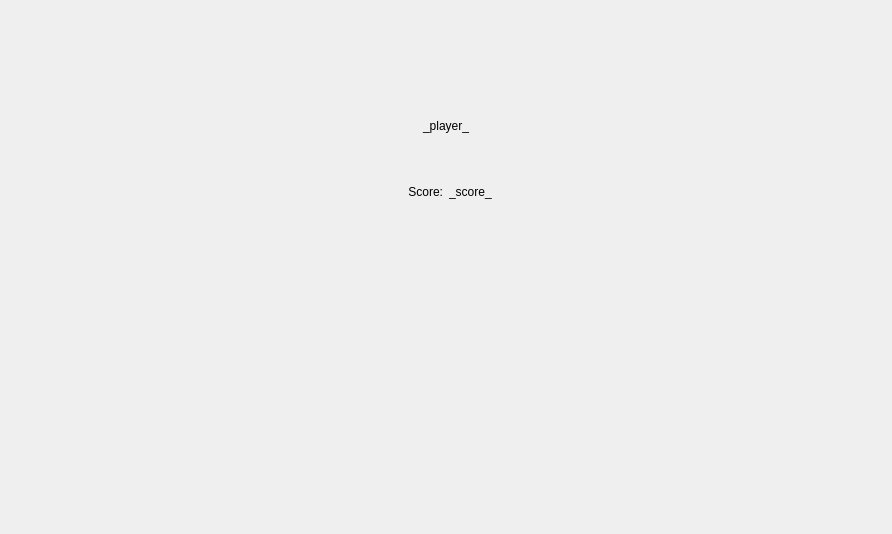
<?xml version="1.0" encoding="UTF-8"?>
<ui version="4.0">
 <class>page_score</class>
 <widget class="QWidget" name="page_score">
  <property name="geometry">
   <rect>
    <x>0</x>
    <y>0</y>
    <width>892</width>
    <height>534</height>
   </rect>
  </property>
  <property name="windowTitle">
   <string>Form</string>
  </property>
  <layout class="QGridLayout" name="gridLayout" rowstretch="2,3,1,4,2">
   <item row="1" column="0">
    <layout class="QHBoxLayout" name="horizontalLayout_3">
     <item>
      <spacer name="horizontalSpacer_10">
       <property name="orientation">
        <enum>Qt::Horizontal</enum>
       </property>
       <property name="sizeHint" stdset="0">
        <size>
         <width>150</width>
         <height>20</height>
        </size>
       </property>
      </spacer>
     </item>
     <item>
      <layout class="QVBoxLayout" name="verticalLayout" stretch="1,1">
       <item>
        <layout class="QHBoxLayout" name="horizontalLayout_2" stretch="2,10,2">
         <item>
          <spacer name="horizontalSpacer_2">
           <property name="orientation">
            <enum>Qt::Horizontal</enum>
           </property>
           <property name="sizeHint" stdset="0">
            <size>
             <width>40</width>
             <height>20</height>
            </size>
           </property>
          </spacer>
         </item>
         <item>
          <widget class="QLabel" name="label_player">
           <property name="minimumSize">
            <size>
             <width>0</width>
             <height>0</height>
            </size>
           </property>
           <property name="text">
            <string>_player_</string>
           </property>
           <property name="alignment">
            <set>Qt::AlignCenter</set>
           </property>
          </widget>
         </item>
         <item>
          <spacer name="horizontalSpacer">
           <property name="orientation">
            <enum>Qt::Horizontal</enum>
           </property>
           <property name="sizeHint" stdset="0">
            <size>
             <width>40</width>
             <height>20</height>
            </size>
           </property>
          </spacer>
         </item>
        </layout>
       </item>
       <item>
        <layout class="QHBoxLayout" name="horizontalLayout" stretch="6,30,6">
         <item>
          <spacer name="horizontalSpacer_11">
           <property name="orientation">
            <enum>Qt::Horizontal</enum>
           </property>
           <property name="sizeHint" stdset="0">
            <size>
             <width>40</width>
             <height>20</height>
            </size>
           </property>
          </spacer>
         </item>
         <item>
          <layout class="QHBoxLayout" name="horizontalLayout_6" stretch="1,1">
           <item>
            <widget class="QLabel" name="label">
             <property name="minimumSize">
              <size>
               <width>0</width>
               <height>0</height>
              </size>
             </property>
             <property name="maximumSize">
              <size>
               <width>16777215</width>
               <height>16777215</height>
              </size>
             </property>
             <property name="text">
              <string>Score:</string>
             </property>
             <property name="alignment">
              <set>Qt::AlignRight|Qt::AlignTrailing|Qt::AlignVCenter</set>
             </property>
            </widget>
           </item>
           <item>
            <widget class="QLabel" name="label_score">
             <property name="minimumSize">
              <size>
               <width>0</width>
               <height>0</height>
              </size>
             </property>
             <property name="text">
              <string>_score_</string>
             </property>
            </widget>
           </item>
          </layout>
         </item>
         <item>
          <spacer name="horizontalSpacer_12">
           <property name="orientation">
            <enum>Qt::Horizontal</enum>
           </property>
           <property name="sizeHint" stdset="0">
            <size>
             <width>40</width>
             <height>20</height>
            </size>
           </property>
          </spacer>
         </item>
        </layout>
       </item>
      </layout>
     </item>
     <item>
      <spacer name="horizontalSpacer_9">
       <property name="orientation">
        <enum>Qt::Horizontal</enum>
       </property>
       <property name="sizeHint" stdset="0">
        <size>
         <width>149</width>
         <height>20</height>
        </size>
       </property>
      </spacer>
     </item>
    </layout>
   </item>
   <item row="3" column="0">
    <layout class="QHBoxLayout" name="horizontalLayout_4">
     <item>
      <spacer name="horizontalSpacer_24">
       <property name="orientation">
        <enum>Qt::Horizontal</enum>
       </property>
       <property name="sizeHint" stdset="0">
        <size>
         <width>149</width>
         <height>20</height>
        </size>
       </property>
      </spacer>
     </item>
     <item>
      <layout class="QVBoxLayout" name="verticalLayout_2" stretch="1,1,1">
       <item>
        <layout class="QHBoxLayout" name="horizontalLayout_10" stretch="1,2,1">
         <item>
          <spacer name="horizontalSpacer_17">
           <property name="orientation">
            <enum>Qt::Horizontal</enum>
           </property>
           <property name="sizeHint" stdset="0">
            <size>
             <width>40</width>
             <height>20</height>
            </size>
           </property>
          </spacer>
         </item>
         <item>
          <widget class="QPushButton" name="button_highscores">
           <property name="sizePolicy">
            <sizepolicy hsizetype="Minimum" vsizetype="Minimum">
             <horstretch>0</horstretch>
             <verstretch>0</verstretch>
            </sizepolicy>
           </property>
           <property name="cursor">
            <cursorShape>PointingHandCursor</cursorShape>
           </property>
           <property name="flat">
            <bool>true</bool>
           </property>
          </widget>
         </item>
         <item>
          <spacer name="horizontalSpacer_18">
           <property name="orientation">
            <enum>Qt::Horizontal</enum>
           </property>
           <property name="sizeHint" stdset="0">
            <size>
             <width>40</width>
             <height>20</height>
            </size>
           </property>
          </spacer>
         </item>
        </layout>
       </item>
       <item>
        <layout class="QHBoxLayout" name="horizontalLayout_11" stretch="1,2,1">
         <item>
          <spacer name="horizontalSpacer_19">
           <property name="orientation">
            <enum>Qt::Horizontal</enum>
           </property>
           <property name="sizeHint" stdset="0">
            <size>
             <width>40</width>
             <height>20</height>
            </size>
           </property>
          </spacer>
         </item>
         <item>
          <widget class="QPushButton" name="button_newGame">
           <property name="sizePolicy">
            <sizepolicy hsizetype="Minimum" vsizetype="Minimum">
             <horstretch>0</horstretch>
             <verstretch>0</verstretch>
            </sizepolicy>
           </property>
           <property name="cursor">
            <cursorShape>PointingHandCursor</cursorShape>
           </property>
           <property name="flat">
            <bool>true</bool>
           </property>
          </widget>
         </item>
         <item>
          <spacer name="horizontalSpacer_20">
           <property name="orientation">
            <enum>Qt::Horizontal</enum>
           </property>
           <property name="sizeHint" stdset="0">
            <size>
             <width>40</width>
             <height>20</height>
            </size>
           </property>
          </spacer>
         </item>
        </layout>
       </item>
       <item>
        <layout class="QHBoxLayout" name="horizontalLayout_12" stretch="1,2,1">
         <item>
          <spacer name="horizontalSpacer_21">
           <property name="orientation">
            <enum>Qt::Horizontal</enum>
           </property>
           <property name="sizeHint" stdset="0">
            <size>
             <width>40</width>
             <height>20</height>
            </size>
           </property>
          </spacer>
         </item>
         <item>
          <widget class="QPushButton" name="button_backMenu">
           <property name="sizePolicy">
            <sizepolicy hsizetype="Minimum" vsizetype="Minimum">
             <horstretch>0</horstretch>
             <verstretch>0</verstretch>
            </sizepolicy>
           </property>
           <property name="cursor">
            <cursorShape>PointingHandCursor</cursorShape>
           </property>
           <property name="flat">
            <bool>true</bool>
           </property>
          </widget>
         </item>
         <item>
          <spacer name="horizontalSpacer_22">
           <property name="orientation">
            <enum>Qt::Horizontal</enum>
           </property>
           <property name="sizeHint" stdset="0">
            <size>
             <width>40</width>
             <height>20</height>
            </size>
           </property>
          </spacer>
         </item>
        </layout>
       </item>
      </layout>
     </item>
     <item>
      <spacer name="horizontalSpacer_23">
       <property name="orientation">
        <enum>Qt::Horizontal</enum>
       </property>
       <property name="sizeHint" stdset="0">
        <size>
         <width>149</width>
         <height>20</height>
        </size>
       </property>
      </spacer>
     </item>
    </layout>
   </item>
   <item row="2" column="0">
    <spacer name="verticalSpacer_2">
     <property name="orientation">
      <enum>Qt::Vertical</enum>
     </property>
     <property name="sizeHint" stdset="0">
      <size>
       <width>20</width>
       <height>44</height>
      </size>
     </property>
    </spacer>
   </item>
   <item row="0" column="0">
    <spacer name="verticalSpacer">
     <property name="orientation">
      <enum>Qt::Vertical</enum>
     </property>
     <property name="sizeHint" stdset="0">
      <size>
       <width>20</width>
       <height>44</height>
      </size>
     </property>
    </spacer>
   </item>
   <item row="4" column="0">
    <spacer name="verticalSpacer_3">
     <property name="orientation">
      <enum>Qt::Vertical</enum>
     </property>
     <property name="sizeHint" stdset="0">
      <size>
       <width>20</width>
       <height>40</height>
      </size>
     </property>
    </spacer>
   </item>
  </layout>
 </widget>
 <resources/>
 <connections/>
</ui>
